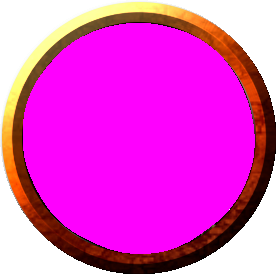
#> input picture app_engine/token_template.png, 280 x 280 px
$ python token_creator.py
#> lines starting #> are read from the running program, lines starting #| are printed output that depends on the picture; after the words box and inside, x2 and y2 are one past the last pixel; in counts of white or black regions, pixels touching at a corner belong together
from predict import container_predict
from skimage.io import imread
from glob import glob
import numpy as np
from PIL import Image
import uuid
import os

TOKEN_TEMPLATE = imread("./token_template.png")
#> TOKEN_TEMPLATE is the input picture: shape (280, 280, 4); mean R, G, B, A 166.5, 17.1, 144, 193.6
TEMPLATE_COLOR = np.empty((280,280,4))
TEMPLATE_COLOR[:,:,0] = 254
TEMPLATE_COLOR[:,:,1] = 0
TEMPLATE_COLOR[:,:,2] = 254
TEMPLATE_COLOR[:,:,3] = 255
mask = np.all(TEMPLATE_COLOR == TOKEN_TEMPLATE, axis=2)
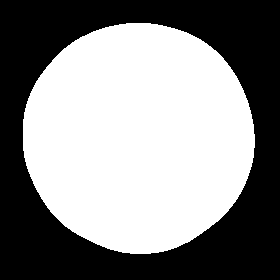
#> mask: shape (280, 280) bool; 53.6% white; 1 black region, box (x1, y1, x2, y2) and area: (0, 0, 280, 280) 36391


# [67 lines left out: functions create_token, create_token_batch, crop_token, not called in this run]
